Frame 1 (no input): blank canvas, image omitted
Frame 60 (the mouse pressed at the canvas centre just before this capture): blank canvas, image omitted
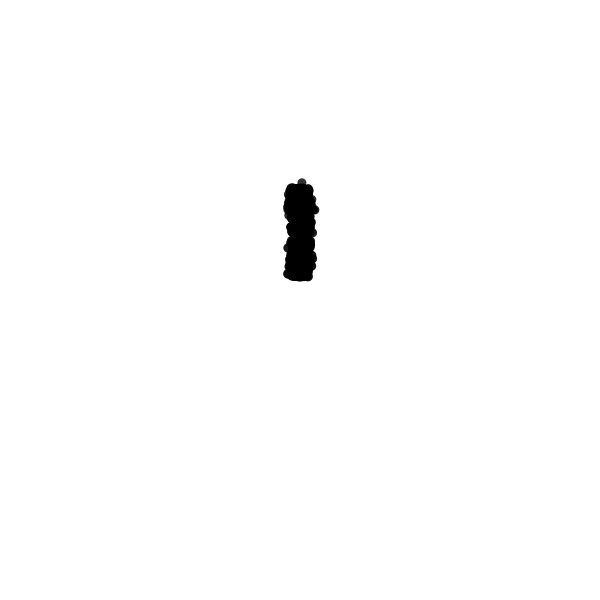
Frame 120 (the mouse held since frame 60 and released just before this capture)

The Processing sketch whose frames 1 and 60 were blank and that drew this single picture after the mouse press (run headless with seeded random() and noise(); from frame 60 on, the mouse is pressed at the canvas centre):

// Processing sketch: efectoHumo2
// ── efectoHumo2.pde
int cant = 2000;
float [][] pos = new float[cant][2];
float [] dx = new float [cant];
float [] dy= new float [cant];
float [] tam = new float [cant];
float [] tono = new float [cant];
void setup() {
  size(600, 600);
  for (int i=0; i<cant; i++) {
    pos[i][0] = mouseX;
    pos[i][1] = mouseY;
    dy[i] = random(-2, -0.5);
    tam[i] = random(10, 40);
  }
}
void draw() {
  background(255);
  for (int i=0; i<cant; i++) {
    // distancia de cada partícula al mouse
    float distan = dist(pos[i][0], pos[i][1], mouseX, mouseY);
    tono[i] = map(distan, 0, height, 255, 0);
    tam[i] = map(distan, 0, height, 10, 5);
    pos[i][0]+= random(-1, 1);
    pos[i][1] += dy[i];
    if (pos[i][1]<-tam[i]) {
      pos[i][0] = mouseX;
      pos[i][1] = mouseY;
    }
    noStroke();
    fill(0, tono[i]);
    ellipse(pos[i][0], pos[i][1], tam[i], tam[i]);
  }
}
